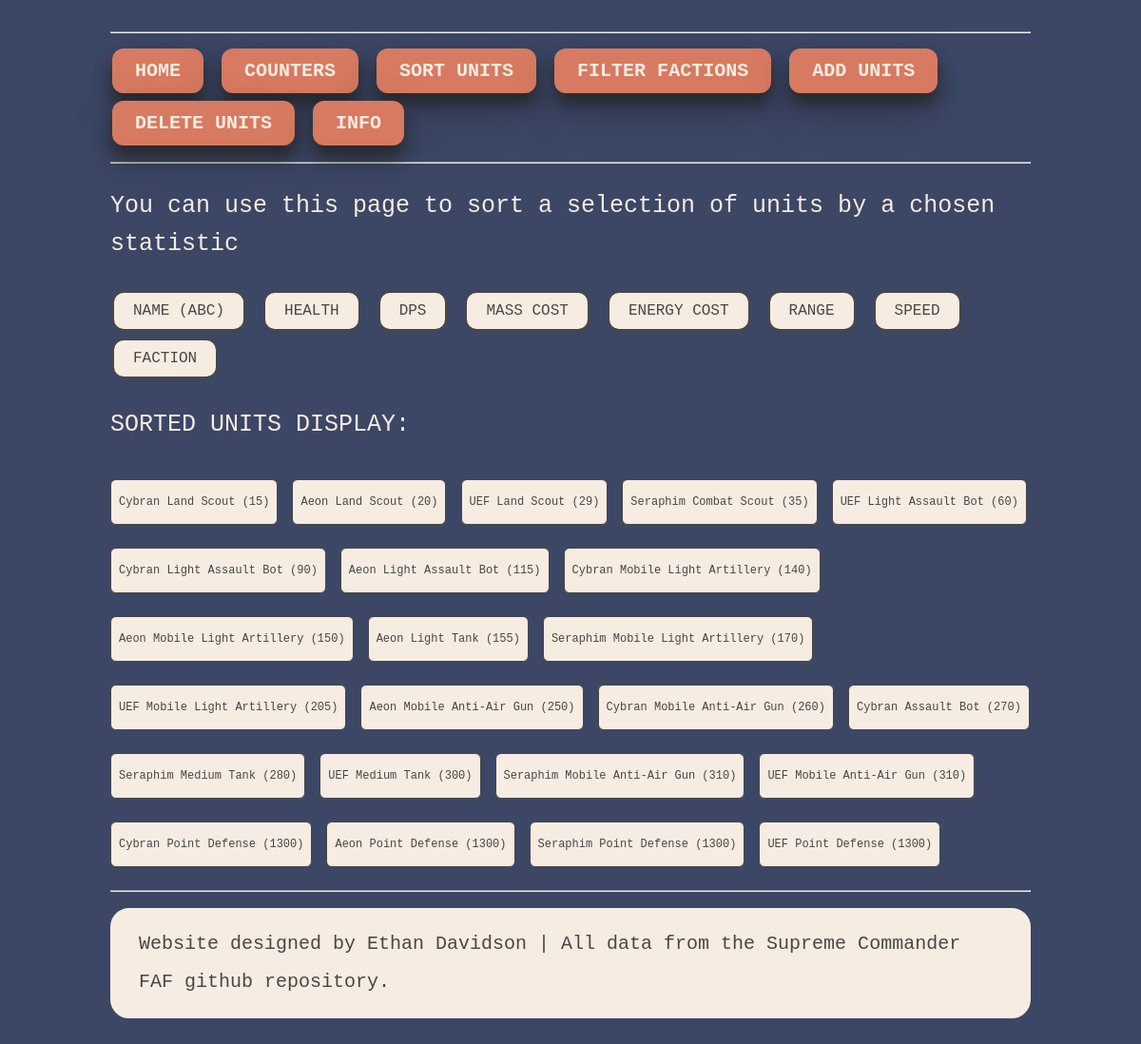
Page /sort_units/1 on the earlier database version.
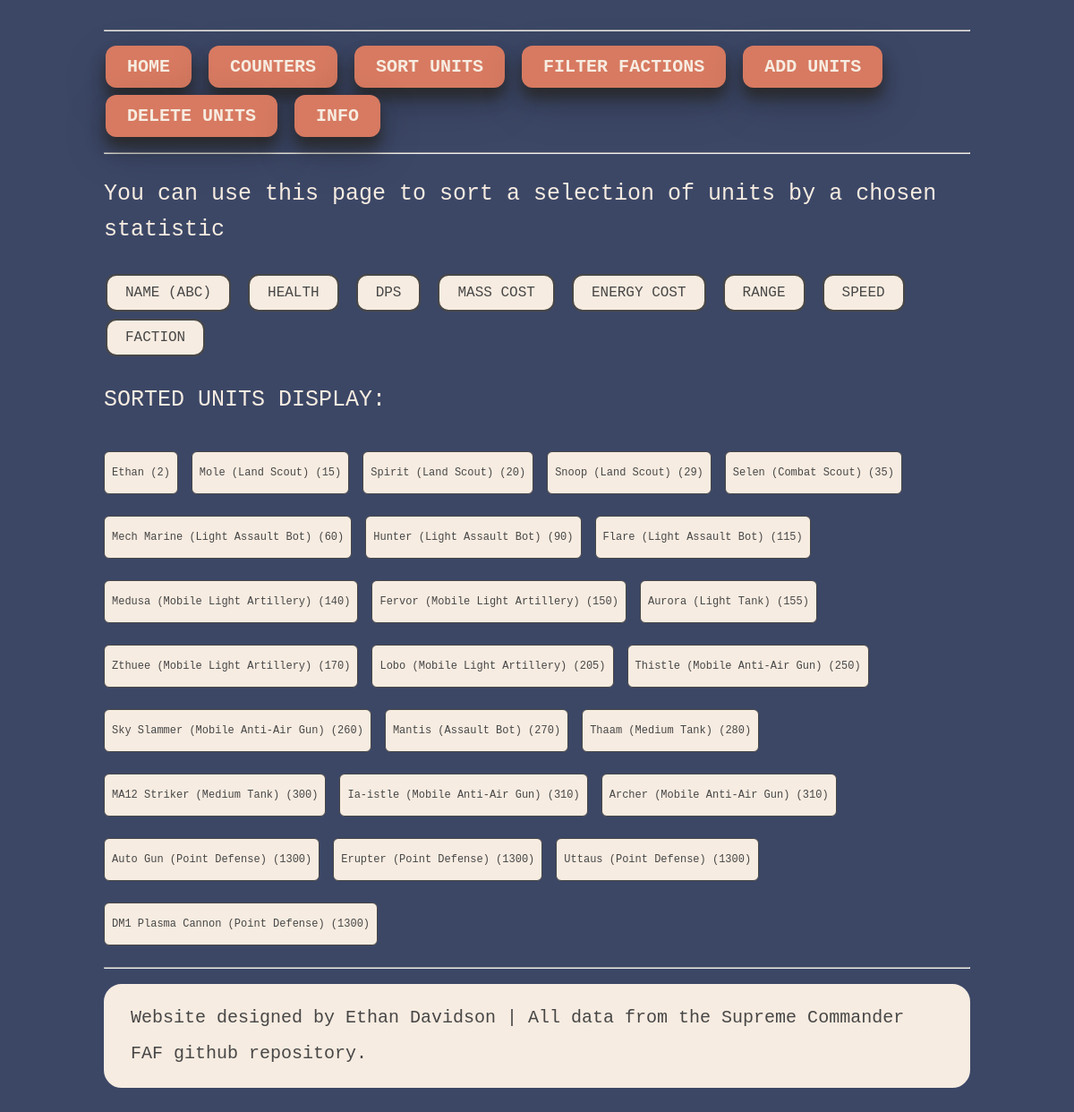
Same page on the later database version.
### tables this page shows
CREATE TABLE Units_T1_Land (ID INTEGER PRIMARY KEY AUTOINCREMENT, Name TEXT, Health INT, DPS INT, Mass_Cost INT, Energy_Cost INT, "Range" INT, Speed INT, Faction_ID INT REFERENCES Faction (ID));

### sc_web.py (the view)
@app.route("/sort_units/<int:stat>")
def sort_units(stat):
    try:
        with sqlite3.connect(TARGET_DATABASE_FILE) as connection:
            column_names = [
                "Units_T1_Land.Health",
                "Units_T1_Land.DPS",
                "Units_T1_Land.Mass_Cost",
                "Units_T1_Land.Energy_Cost",
                "Units_T1_Land.Range",
                "Units_T1_Land.Speed",
                "Faction.Faction_Name",
            ]
            cursor = connection.cursor()
            query = f"""
				SELECT Units_T1_Land.Name, Units_T1_Land.Health,
				Units_T1_Land.DPS, Units_T1_Land.Mass_Cost,
				Units_T1_Land.Energy_Cost, Units_T1_Land.Range,
				Units_T1_Land.Speed, Faction.Faction_Name
				FROM Units_T1_Land JOIN Faction ON Units_T1_Land.Faction_ID=Faction.ID ORDER BY {column_names[int(stat) - 1]};"""
            cursor.execute(query)
            results = cursor.fetchall()
            return render_template("sort_units.html", stat=stat, data=results)
    except ValueError:
        return render_template("404.html")

### templates/sort_units.html
{% extends "layout.html" %}
{% block content %}
        <p>You can use this page to sort a selection of units by a chosen statistic</p>
        <a href="/sort_units/0">
    		<button class="button_smaller button2" type="button">NAME (ABC)</button>
		</a>
		<a href="/sort_units/1">
    		<button class="button_smaller button2" type="button">HEALTH</button>
		</a>
		<a href="/sort_units/2">
    		<button class="button_smaller button2" type="button">DPS</button>
		</a>
		<a href="/sort_units/3">
    		<button class="button_smaller button2" type="button">MASS COST</button>
		</a>
		<a href="/sort_units/4">
    		<button class="button_smaller button2" type="button">ENERGY COST</button>
		</a>
		<a href="/sort_units/5">
    		<button class="button_smaller button2" type="button">RANGE</button>
		</a>
		<a href="/sort_units/6">
    		<button class="button_smaller button2" type="button">SPEED</button>
		</a>
		<a href="/sort_units/7">
    		<button class="button_smaller button2" type="button">FACTION</button>
		</a>
		<p> SORTED UNITS DISPLAY:</p>
         {% for unit in data %}
         {% if stat == 0 %}
         <p class="greybox" >  {{unit[0]}} </p>
         {% else %}
    	 <p class="greybox" >  {{unit[0]}} ({{unit[stat]}}) </p>
    	 {% endif %}
    	 {% endfor %}
{% endblock %}

Differences in the rows shown:
added Units_T1_Land: Name "Ethan", Health "2"
changed Units_T1_Land: Name "Cybran Land Scout" → "Mole (Land Scout)"
changed Units_T1_Land: Name "Aeon Land Scout" → "Spirit (Land Scout)"
changed Units_T1_Land: Name "UEF Land Scout" → "Snoop (Land Scout)"
changed Units_T1_Land: Name "Seraphim Combat Scout" → "Selen (Combat Scout)"
changed Units_T1_Land: Name "UEF Light Assault Bot" → "Mech Marine (Light Assault Bot)"
changed Units_T1_Land: Name "Cybran Light Assault Bot" → "Hunter (Light Assault Bot)"
changed Units_T1_Land: Name "Aeon Light Assault Bot" → "Flare (Light Assault Bot)"
changed Units_T1_Land: Name "Cybran Mobile Light Artillery" → "Medusa (Mobile Light Artillery)"
changed Units_T1_Land: Name "Aeon Mobile Light Artillery" → "Fervor (Mobile Light Artillery)"
changed Units_T1_Land: Name "Aeon Light Tank" → "Aurora (Light Tank)"
changed Units_T1_Land: Name "Seraphim Mobile Light Artillery" → "Zthuee (Mobile Light Artillery)"
changed Units_T1_Land: Name "UEF Mobile Light Artillery" → "Lobo (Mobile Light Artillery)"
changed Units_T1_Land: Name "Aeon Mobile Anti-Air Gun" → "Thistle (Mobile Anti-Air Gun)"
changed Units_T1_Land: Name "Cybran Mobile Anti-Air Gun" → "Sky Slammer (Mobile Anti-Air Gun)"
changed Units_T1_Land: Name "Cybran Assault Bot" → "Mantis (Assault Bot)"
changed Units_T1_Land: Name "Seraphim Medium Tank" → "Thaam (Medium Tank)"
changed Units_T1_Land: Name "UEF Medium Tank" → "MA12 Striker (Medium Tank)"
changed Units_T1_Land: Name "Seraphim Mobile Anti-Air Gun" → "Ia-istle (Mobile Anti-Air Gun)"
changed Units_T1_Land: Name "UEF Mobile Anti-Air Gun" → "Archer (Mobile Anti-Air Gun)"
changed Units_T1_Land: Name "Cybran Point Defense" → "Auto Gun (Point Defense)"
changed Units_T1_Land: Name "Aeon Point Defense" → "Erupter (Point Defense)"
changed Units_T1_Land: Name "Seraphim Point Defense" → "Uttaus (Point Defense)"
changed Units_T1_Land: Name "UEF Point Defense" → "DM1 Plasma Cannon (Point Defense)"
